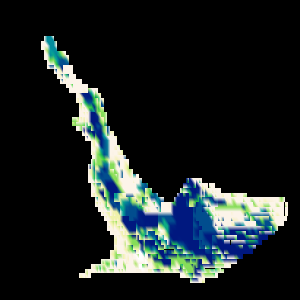

Here is the Python script that generated this plot:
#!/usr/bin/env python

# Write an image dataset to NetCDF CF format, read it back, and render the elevation data.

import os
import tempfile

import vtkmodules.vtkInteractionStyle  # noqa: F401
import vtkmodules.vtkRenderingFreeType  # noqa: F401
import vtkmodules.vtkRenderingOpenGL2  # noqa: F401

from vtkmodules.vtkCommonCore import vtkLookupTable
from vtkmodules.vtkCommonDataModel import vtkUniformGrid
from vtkmodules.vtkFiltersGeometry import vtkDataSetSurfaceFilter
from vtkmodules.vtkIONetCDF import (
    vtkNetCDFCFReader,
    vtkNetCDFCFWriter,
)
from vtkmodules.vtkIOXML import vtkXMLImageDataReader
from vtkmodules.vtkRenderingCore import (
    vtkActor,
    vtkPolyDataMapper,
    vtkRenderWindow,
    vtkRenderWindowInteractor,
    vtkRenderer,
)

# Source
data_dir = os.environ.get("VPE_DATA_DIR", os.path.dirname(os.path.abspath(__file__)))

# Read source image data
xml_reader = vtkXMLImageDataReader()
xml_reader.SetFileName(os.path.join(data_dir, "okanagan.vti"))
xml_reader.Update()

# Write to NetCDF CF format in a temp directory
temp_dir = tempfile.mkdtemp()
nc_file = os.path.join(temp_dir, "okanagan.nc")

netcdf_writer = vtkNetCDFCFWriter()
netcdf_writer.SetFileName(nc_file)
netcdf_writer.SetInputConnection(xml_reader.GetOutputPort())
netcdf_writer.AddGridMappingAttribute("grid_mapping_name", "lambert_conformal_conic")
netcdf_writer.AddGridMappingAttribute("standard_parallel", 49)
netcdf_writer.AddGridMappingAttribute("longitude_of_central_meridian", -95)
netcdf_writer.AddGridMappingAttribute("latitude_of_projection_origin", 49)
netcdf_writer.SetFillValue(-9999)
netcdf_writer.SetAttributeType(0)  # POINT
netcdf_writer.FillBlankedAttributesOn()
netcdf_writer.Write()

# Read the NetCDF CF file back
netcdf_reader = vtkNetCDFCFReader()
netcdf_reader.SetFileName(nc_file)
netcdf_reader.SphericalCoordinatesOff()
netcdf_reader.SetDimensions("(z, y, x)")
netcdf_reader.Update()

output_data = netcdf_reader.GetOutput()
uniform_grid = vtkUniformGrid()
uniform_grid.ShallowCopy(output_data)

# Extract surface
surface_filter = vtkDataSetSurfaceFilter()
surface_filter.SetInputData(uniform_grid)

# Lookup table
elevation_lut = vtkLookupTable()
elevation_lut.SetHueRange(0.6, 0)
elevation_lut.SetSaturationRange(1.0, 0)
elevation_lut.SetValueRange(0.5, 1)
elevation_lut.SetTableRange(-200, 125)

# Mapper
surface_mapper = vtkPolyDataMapper()
surface_mapper.SetLookupTable(elevation_lut)
surface_mapper.SetInputConnection(surface_filter.GetOutputPort())
surface_mapper.ScalarVisibilityOn()
surface_mapper.SetColorModeToMapScalars()
surface_mapper.SetScalarRange(34, 125)
surface_mapper.SetScalarModeToUsePointFieldData()
surface_mapper.SelectColorArray("National_units")

# Actor
actor = vtkActor()
actor.SetMapper(surface_mapper)

# Renderer
renderer = vtkRenderer()
renderer.AddActor(actor)
renderer.SetBackground(0, 0, 0)

# Render window
render_window = vtkRenderWindow()
render_window.AddRenderer(renderer)
render_window.SetWindowName("netcdf cf writer")
render_window.SetMultiSamples(0)
render_window.SetSize(300, 300)

# Interactor
interactor = vtkRenderWindowInteractor()
interactor.SetRenderWindow(render_window)

# Scene
renderer.ResetCamera(xml_reader.GetOutput().GetBounds())
camera = renderer.GetActiveCamera()
camera.Azimuth(180)
camera.Zoom(1.6)

interactor.Initialize()
interactor.Start()

# Clean up temp file
os.remove(nc_file)
os.rmdir(temp_dir)
